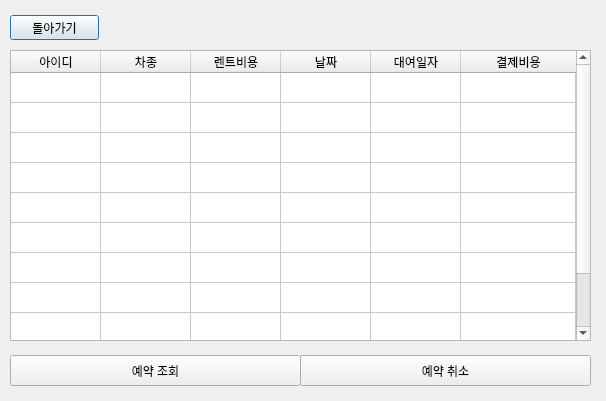
<?xml version="1.0" encoding="UTF-8"?>
<ui version="4.0">
 <class>change</class>
 <widget class="QDialog" name="change">
  <property name="geometry">
   <rect>
    <x>0</x>
    <y>0</y>
    <width>606</width>
    <height>401</height>
   </rect>
  </property>
  <property name="windowTitle">
   <string>예약변경 및 취소</string>
  </property>
  <widget class="QPushButton" name="back_btn">
   <property name="geometry">
    <rect>
     <x>10</x>
     <y>15</y>
     <width>89</width>
     <height>25</height>
    </rect>
   </property>
   <property name="styleSheet">
    <string notr="true">QPushButton:hover
{background-color:#333; color:#fff;}</string>
   </property>
   <property name="text">
    <string>돌아가기</string>
   </property>
  </widget>
  <widget class="QTableWidget" name="tableWidget">
   <property name="geometry">
    <rect>
     <x>10</x>
     <y>50</y>
     <width>581</width>
     <height>291</height>
    </rect>
   </property>
   <property name="rowCount">
    <number>10</number>
   </property>
   <attribute name="horizontalHeaderDefaultSectionSize">
    <number>90</number>
   </attribute>
   <attribute name="horizontalHeaderShowSortIndicator" stdset="0">
    <bool>false</bool>
   </attribute>
   <attribute name="horizontalHeaderStretchLastSection">
    <bool>true</bool>
   </attribute>
   <attribute name="verticalHeaderVisible">
    <bool>false</bool>
   </attribute>
   <row/>
   <row/>
   <row/>
   <row/>
   <row/>
   <row/>
   <row/>
   <row/>
   <row/>
   <row/>
   <column>
    <property name="text">
     <string>아이디</string>
    </property>
   </column>
   <column>
    <property name="text">
     <string>차종</string>
    </property>
   </column>
   <column>
    <property name="text">
     <string>렌트비용</string>
    </property>
   </column>
   <column>
    <property name="text">
     <string>날짜</string>
    </property>
   </column>
   <column>
    <property name="text">
     <string>대여일자</string>
    </property>
   </column>
   <column>
    <property name="text">
     <string>결제비용</string>
    </property>
   </column>
  </widget>
  <widget class="QPushButton" name="pushButton">
   <property name="geometry">
    <rect>
     <x>10</x>
     <y>355</y>
     <width>291</width>
     <height>31</height>
    </rect>
   </property>
   <property name="styleSheet">
    <string notr="true">QPushButton:hover
{background-color:#333; color:#fff;}</string>
   </property>
   <property name="text">
    <string>예약 조회</string>
   </property>
  </widget>
  <widget class="QPushButton" name="pushButton_2">
   <property name="geometry">
    <rect>
     <x>300</x>
     <y>355</y>
     <width>291</width>
     <height>31</height>
    </rect>
   </property>
   <property name="styleSheet">
    <string notr="true">QPushButton:hover
{background-color:#333; color:#fff;}</string>
   </property>
   <property name="text">
    <string>예약 취소</string>
   </property>
  </widget>
 </widget>
 <resources/>
 <connections/>
</ui>
